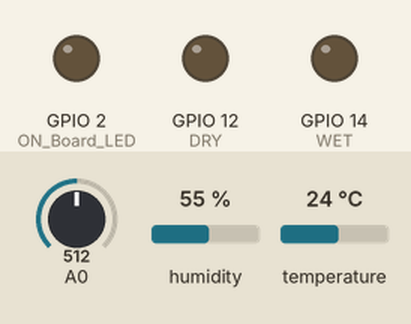
Recording of a sketch running on a simulated ESP8266 (NodeMCU). Shown: output pins drawn as LEDs (lit = HIGH). Inputs (shaded band) come from the test bench; at power-on: A0 = 512, humidity 55 %, temperature 24 °C. WiFi joins after 1.5 s; servers stay silent unless stated; uploads are accepted with an empty reply; what the sketch prints to the serial monitor is not drawn.

Above: at 0.5 s.
At 2.8 s:
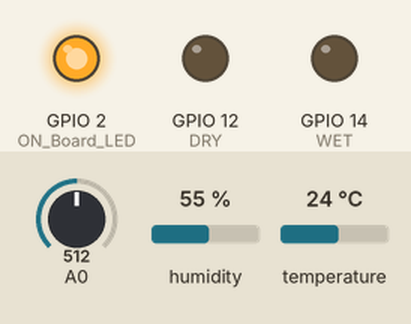
At 24.7 s:
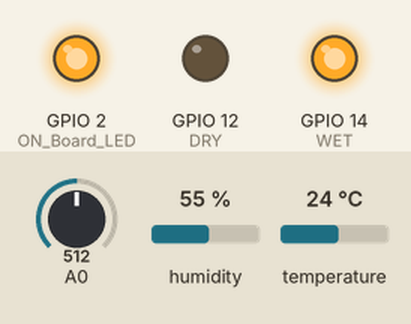
Timing chart, 0 to 26.2 s (numbered marks = the images above):
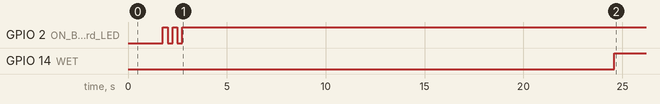

The sketch:

thingspeak.ino
```cpp
//----------------------------------------Include the NodeMCU ESP8266 Library
//----------------------------------------see here: https://www.youtube.com/watch?v=8jMr94B8iN0 to add NodeMCU ESP12E ESP8266 library and board (ESP8266 Core SDK)
#include <ESP8266WiFi.h>
#include <WiFiClientSecure.h>
#include <ThingSpeak.h>
//----------------------------------------
//----------------------------------------Include the DHT Library
#include "DHT.h"
//----------------------------------------

#define DHTTYPE DHT11 //--> Defines the type of DHT sensor used (DHT11, DHT21, and DHT22), in this project the sensor used is DHT11.
int WET=14; //D5=GPIO14
int DRY=12;  //D6=GPIO12
int sense_Pin=0;
int value=0;
//int vcc = 16;

const int DHTPin = 5; //--> The pin used for the DHT11 sensor is Pin D1 = GPIO5
DHT dht(DHTPin, DHTTYPE); //--> Initialize DHT sensor, DHT dht(Pin_used, Type_of_DHT_Sensor);

#define ON_Board_LED 2  //--> Defining an On Board LED, used for indicators when the process of connecting to a wifi router

//----------------------------------------SSID and Password of your WiFi router.
const char* ssid = "bhanu"; //--> Your wifi name or SSID.
const char* password = "12345678910"; //--> Your wifi password.

unsigned long mychannelNumber = 2219411;
String apiKey="4HU8KRL61EKDV36E";
const char* server = "api.thingspeak.com";
//----------------------------------------

//----------------------------------------Host & httpsPort
const char* host = "script.google.com";
const int httpsPort = 443;
//----------------------------------------

WiFiClientSecure client; //--> Create a WiFiClientSecure object.

String GAS_ID = "AKfycbxdkbojel0QrcWbzco2al-Tt0VpUQylrT6gk88r30ts3RWOQlqbtduFZMIbUn7YiWs1TA"; //--> spreadsheet script ID

//============================================================================== void setup
void setup() {
  // put your setup code here, to run once:
   //pinMode(vcc,OUTPUT);
    //digitalWrite(vcc, HIGH);
  Serial.begin(115200);
  delay(500);

  pinMode(WET,OUTPUT);
  pinMode(DRY,OUTPUT);

  delay(500);

  dht.begin();
  delay(500);

  WiFi.begin(ssid, password); //--> Connect to your WiFi router
  Serial.println("");

  pinMode(ON_Board_LED,OUTPUT); //--> On Board LED port Direction output
  digitalWrite(ON_Board_LED, HIGH); //--> Turn off Led On Board

  //----------------------------------------Wait for connection
  Serial.print("Connecting");
  while (WiFi.status() != WL_CONNECTED) {
    Serial.print(".");
    //----------------------------------------Make the On Board Flashing LED on the process of connecting to the wifi router.
    digitalWrite(ON_Board_LED, LOW);
    delay(250);
    digitalWrite(ON_Board_LED, HIGH);
    delay(250);
    //----------------------------------------
  }
  //----------------------------------------
  digitalWrite(ON_Board_LED, HIGH); //--> Turn off the On Board LED when it is connected to the wifi router.
  //----------------------------------------If successfully connected to the wifi router, the IP Address that will be visited is displayed in the serial monitor
  Serial.println("");
  Serial.print("Successfully connected to : ");
  Serial.println(ssid);
  Serial.print("IP address: ");
  Serial.println(WiFi.localIP());
  Serial.println();
  //----------------------------------------

  client.setInsecure();
}
//==============================================================================
//============================================================================== void loop
void loop() {
  // Reading temperature or humidity takes about 250 milliseconds!
  // Sensor readings may also be up to 2 seconds 'old' (its a very slow sensor)
  int h = dht.readHumidity();
  // Read temperature as Celsius (the default)
  float t = dht.readTemperature();
  if (client.connect(server,80)) {
String postStr = apiKey;
postStr +="&field1=";
postStr += String(t);
postStr +="&field2=";
postStr += String(h);
postStr += "\r\n\r\n";

client.print("POST /update HTTP/1.1\n");
client.print("Host: api.thingspeak.com\n");
client.print("Connection: close\n");
//client.print("X-THINGSPEAKAPIKEY: "+apiKey+"\n");
client.print("Content-Type: application/x-www-form-urlencoded\n");
client.print("Content-Length: ");
client.print(postStr.length());
client.print("\n\n");
client.print(postStr);

Serial.print("Temperature: ");
Serial.print(t);
Serial.print(" degrees Celsius Humidity: ");
Serial.print(h);
Serial.println("Sending data to Thingspeak");
}
client.stop();

Serial.println("Waiting 20 secs");
// thingspeak needs at least a 15 sec delay between updates
// 20 seconds to be safe
delay(20000);

  // Check if any reads failed and exit early (to try again).
  if (isnan(h) || isnan(t)) {
    Serial.println("Failed to read from DHT sensor !");
    delay(500);
    return;
  }
  String Temp = "Temperature : " + String(t) + " °C";
  String Humi = "Humidity : " + String(h) + " %";
  Serial.println(Temp);
  Serial.println(Humi);

  sendData(t, h); //--> Calls the sendData Subroutine
}
//==============================================================================
//============================================================================== void sendData
// Subroutine for sending data to Google Sheets
void sendData(float tem, int hum) {
  Serial.println("==========");
  Serial.print("connecting to ");
  Serial.println(host);

  //----------------------------------------Connect to Google host
  if (!client.connect(host, httpsPort)) {
    Serial.println("connection failed");
    return;
  }
  //----------------------------------------

  //----------------------------------------Processing data and sending data
  String string_temperature =  String(tem);
  // String string_temperature =  String(tem, DEC);
  String string_humidity =  String(hum, DEC);
  String url = "/macros/s/" + GAS_ID + "/exec?temperature=" + string_temperature + "&humidity=" + string_humidity;
  Serial.print("requesting URL: ");
  Serial.println(url);

  client.print(String("GET ") + url + " HTTP/1.1\r\n" +
         "Host: " + host + "\r\n" +
         "User-Agent: BuildFailureDetectorESP8266\r\n" +
         "Connection: close\r\n\r\n");

  Serial.println("request sent");
  //----------------------------------------

  //----------------------------------------Checking whether the data was sent successfully or not
  while (client.connected()) {
    String line = client.readStringUntil('\n');
    if (line == "\r") {
      Serial.println("headers received");
      break;
    }
  }
  String line = client.readStringUntil('\n');
  if (line.startsWith("{\"state\":\"success\"")) {
    Serial.println("esp8266/Arduino CI successfull!");
  } else {
    Serial.println("esp8266/Arduino CI has failed");
  }
  Serial.print("reply was : ");
  Serial.println(line);
  Serial.println("closing connection");
  Serial.println("==========");
  Serial.println();
  //----------------------------------------
  delay(100);
  Serial.print("MOISTURE LEVEL : ");
   value= analogRead(sense_Pin);
   value= value/10;
   Serial.println(value);
   if(value>70)
   {
      digitalWrite(WET,LOW);
      digitalWrite(DRY,HIGH);

   }
   else
   {
      digitalWrite(WET,HIGH);
      digitalWrite(DRY,LOW);

   }
   delay(200);


}
//==============================================================================
```

Measured:
- by itself, GPIO 14 (WET): LOW → HIGH at 24.6 s
